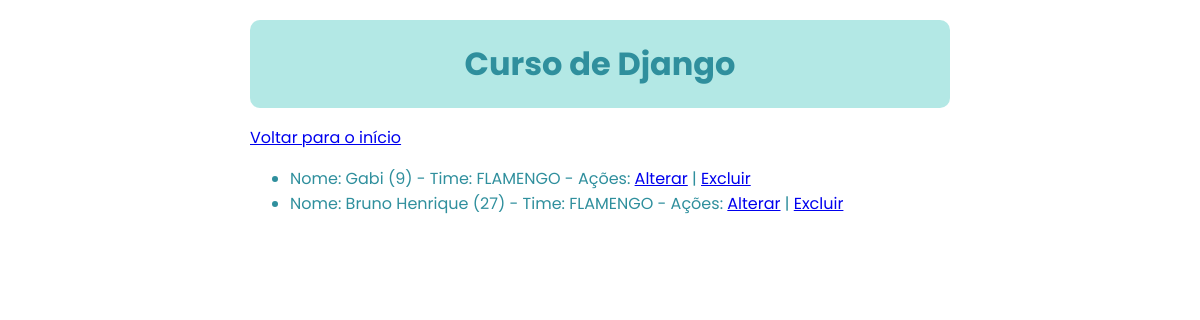
Page /scoreboard/list/soccerplayer/ on the earlier database version.
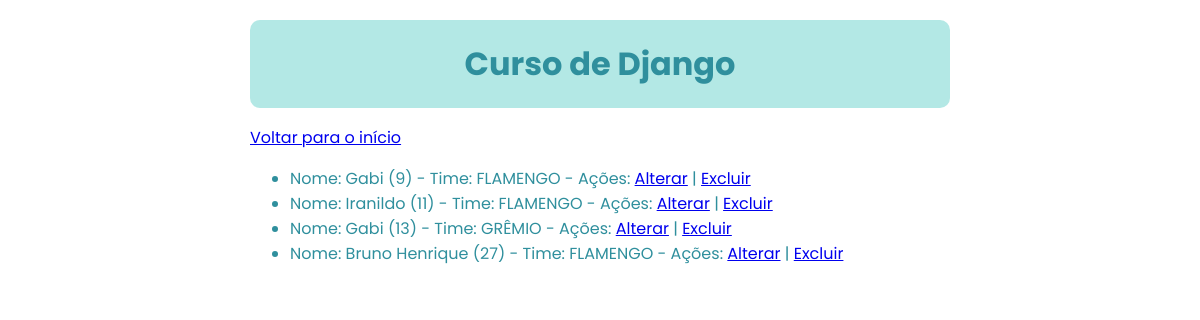
Same page on the later database version.
### scoreboard/models.py (models this page shows, shortened)
class SoccerPlayer(models.Model):
    team     = models.ForeignKey(Team,on_delete=models.SET_NULL,null=True)
    name     = models.CharField(max_length=150)
    number   = models.IntegerField()
    class Meta:
        ordering = ["number","-team"]
        verbose_name_plural = "SoccerPlayers"
        constraints = [
            models.UniqueConstraint(
                fields=('team', 'name','number'), name='unique_team_name_number'
            )
        ]

class Team(models.Model):
    name = models.CharField(max_length=100,primary_key=True)
    coach = models.CharField(max_length=150,null=True,blank=True)
    class Meta:
      ordering = ["name"]
      verbose_name = "Time"
      verbose_name_plural = "Times"

### scoreboard/views.py (the view)
# urls.py: path('list/soccerplayer/', list_soccerplayer, name="list_soccerplayer"),
def list_soccerplayer(request):
    soccerplayers = SoccerPlayer.objects.all()
    context = {
        'soccerplayers': soccerplayers
    }
    return render(request, 'scoreboard/list-soccerplayer.html', context)

### scoreboard/templates/scoreboard/list-soccerplayer.html (shortened to what this page needs)
{% extends "greeting.html" %}
{% block content %}
<p> <a href="/">Voltar para o início</a></p>
<div id="list">
    <ul>
    {% for soccerplayer in soccerplayers %}
        <li>Nome: {{ soccerplayer.name }} ({{ soccerplayer.number }}) - Time: {{ soccerplayer.team.name|upper }}  - Ações: <a href="{% url 'scoreboard:change_soccerplayer' soccerplayer.id %}">Alterar</a> | <a href="{% url 'scoreboard:remove_soccerplayer' soccerplayer.id %}">Excluir</a> </li>
    {% endfor %}
    </ul>
</div>
{% endblock %}

### templates/greeting.html (shortened to what this page needs)
{% extends "base.html" %}
{% block header %}
  {% include "presentation.html" %}
{% endblock %}

### templates/base.html (shortened to what this page needs)
<!DOCTYPE HTML>
{% load static %}
<html>
<head>
  <link href="{% static 'css/style.css' %}" rel="stylesheet"/>
</head>
<body>
  <header>
    {% block header %}{% endblock %}
  </header>
  <section>
  </section>
  <main>
    {% block content %}{% endblock %}
  </main>
</body>
</html>

### templates/presentation.html
<h1>Curso de Django</h1>

### static/css/style.css (style rules this page uses)
:root { --color-blue-strong: #2F8F9D; --color-blue-light: #3BACB6; --color-blue-green: #82DBD8; --color-blue-gray: #B3E8E5; }
body { font-family: 'Poppins', sans-serif; max-width: 700px; width: 80%; margin: 0 auto; color: var(--color-blue-strong); font-size: 1rem; }
header > h1 { text-align: center; margin: 0.625em 0 0; padding: 0.625em; background: var(--color-blue-gray); border-radius: 10px; }
p { margin-top: 0; }
section { display: flex; justify-content: space-between; padding: 0.625em; margin-top: 0; font-size: 0.825rem; }

Differences in the rows shown:
added SoccerPlayer: name "Iranildo", number "11", team.name "FLAMENGO"
added SoccerPlayer: name "Gabi", number "13", team.name "GRÊMIO"
